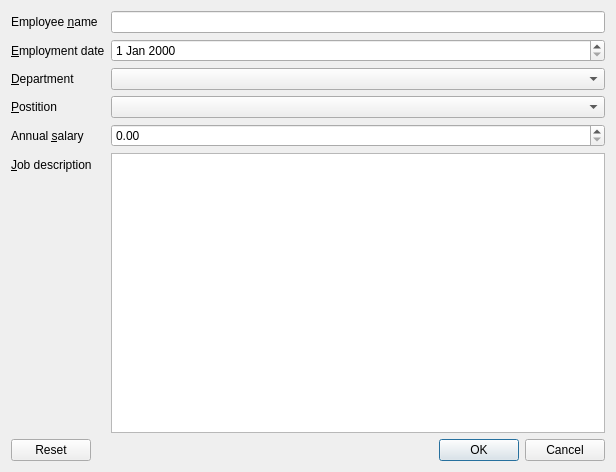
<?xml version="1.0" encoding="UTF-8"?>
<ui version="4.0">
 <class>Dialog</class>
 <widget class="QDialog" name="Dialog">
  <property name="geometry">
   <rect>
    <x>0</x>
    <y>0</y>
    <width>616</width>
    <height>472</height>
   </rect>
  </property>
  <property name="windowTitle">
   <string>Dialog</string>
  </property>
  <layout class="QVBoxLayout" name="verticalLayout">
   <item>
    <layout class="QFormLayout" name="formLayout">
     <item row="0" column="0">
      <widget class="QLabel" name="label">
       <property name="text">
        <string>Employee &amp;name</string>
       </property>
       <property name="buddy">
        <cstring>lineEdit</cstring>
       </property>
      </widget>
     </item>
     <item row="0" column="1">
      <widget class="QLineEdit" name="lineEdit"/>
     </item>
     <item row="1" column="0">
      <widget class="QLabel" name="label_2">
       <property name="text">
        <string>&amp;Employment date</string>
       </property>
       <property name="buddy">
        <cstring>dateEdit</cstring>
       </property>
      </widget>
     </item>
     <item row="1" column="1">
      <widget class="QDateEdit" name="dateEdit"/>
     </item>
     <item row="2" column="0">
      <widget class="QLabel" name="label_3">
       <property name="text">
        <string>&amp;Department</string>
       </property>
       <property name="buddy">
        <cstring>comboBox</cstring>
       </property>
      </widget>
     </item>
     <item row="2" column="1">
      <widget class="QComboBox" name="comboBox"/>
     </item>
     <item row="3" column="0">
      <widget class="QLabel" name="label_4">
       <property name="text">
        <string>&amp;Postition</string>
       </property>
       <property name="buddy">
        <cstring>comboBox_2</cstring>
       </property>
      </widget>
     </item>
     <item row="3" column="1">
      <widget class="QComboBox" name="comboBox_2"/>
     </item>
     <item row="4" column="0">
      <widget class="QLabel" name="label_5">
       <property name="text">
        <string>Annual &amp;salary</string>
       </property>
       <property name="buddy">
        <cstring>doubleSpinBox</cstring>
       </property>
      </widget>
     </item>
     <item row="4" column="1">
      <widget class="QDoubleSpinBox" name="doubleSpinBox"/>
     </item>
     <item row="5" column="0">
      <widget class="QLabel" name="label_6">
       <property name="text">
        <string>&amp;Job description</string>
       </property>
       <property name="buddy">
        <cstring>textEdit</cstring>
       </property>
      </widget>
     </item>
     <item row="5" column="1">
      <widget class="QTextEdit" name="textEdit"/>
     </item>
    </layout>
   </item>
   <item>
    <widget class="QDialogButtonBox" name="buttonBox">
     <property name="orientation">
      <enum>Qt::Horizontal</enum>
     </property>
     <property name="standardButtons">
      <set>QDialogButtonBox::Cancel|QDialogButtonBox::Ok|QDialogButtonBox::Reset</set>
     </property>
    </widget>
   </item>
  </layout>
 </widget>
 <tabstops>
  <tabstop>lineEdit</tabstop>
  <tabstop>dateEdit</tabstop>
  <tabstop>comboBox</tabstop>
  <tabstop>comboBox_2</tabstop>
  <tabstop>doubleSpinBox</tabstop>
  <tabstop>textEdit</tabstop>
 </tabstops>
 <resources/>
 <connections>
  <connection>
   <sender>buttonBox</sender>
   <signal>accepted()</signal>
   <receiver>Dialog</receiver>
   <slot>accept()</slot>
   <hints>
    <hint type="sourcelabel">
     <x>227</x>
     <y>453</y>
    </hint>
    <hint type="destinationlabel">
     <x>157</x>
     <y>274</y>
    </hint>
   </hints>
  </connection>
  <connection>
   <sender>buttonBox</sender>
   <signal>rejected()</signal>
   <receiver>Dialog</receiver>
   <slot>reject()</slot>
   <hints>
    <hint type="sourcelabel">
     <x>295</x>
     <y>459</y>
    </hint>
    <hint type="destinationlabel">
     <x>286</x>
     <y>274</y>
    </hint>
   </hints>
  </connection>
  <connection>
   <sender>buttonBox</sender>
   <signal>clicked(QAbstractButton*)</signal>
   <receiver>lineEdit</receiver>
   <slot>clear()</slot>
   <hints>
    <hint type="sourcelabel">
     <x>49</x>
     <y>450</y>
    </hint>
    <hint type="destinationlabel">
     <x>116</x>
     <y>19</y>
    </hint>
   </hints>
  </connection>
  <connection>
   <sender>buttonBox</sender>
   <signal>clicked(QAbstractButton*)</signal>
   <receiver>dateEdit</receiver>
   <slot>clear()</slot>
   <hints>
    <hint type="sourcelabel">
     <x>29</x>
     <y>448</y>
    </hint>
    <hint type="destinationlabel">
     <x>114</x>
     <y>49</y>
    </hint>
   </hints>
  </connection>
  <connection>
   <sender>buttonBox</sender>
   <signal>clicked(QAbstractButton*)</signal>
   <receiver>comboBox</receiver>
   <slot>clear()</slot>
   <hints>
    <hint type="sourcelabel">
     <x>60</x>
     <y>444</y>
    </hint>
    <hint type="destinationlabel">
     <x>126</x>
     <y>80</y>
    </hint>
   </hints>
  </connection>
  <connection>
   <sender>buttonBox</sender>
   <signal>clicked(QAbstractButton*)</signal>
   <receiver>comboBox_2</receiver>
   <slot>clear()</slot>
   <hints>
    <hint type="sourcelabel">
     <x>65</x>
     <y>448</y>
    </hint>
    <hint type="destinationlabel">
     <x>118</x>
     <y>105</y>
    </hint>
   </hints>
  </connection>
  <connection>
   <sender>buttonBox</sender>
   <signal>clicked(QAbstractButton*)</signal>
   <receiver>doubleSpinBox</receiver>
   <slot>clear()</slot>
   <hints>
    <hint type="sourcelabel">
     <x>17</x>
     <y>439</y>
    </hint>
    <hint type="destinationlabel">
     <x>110</x>
     <y>134</y>
    </hint>
   </hints>
  </connection>
  <connection>
   <sender>buttonBox</sender>
   <signal>clicked(QAbstractButton*)</signal>
   <receiver>textEdit</receiver>
   <slot>clear()</slot>
   <hints>
    <hint type="sourcelabel">
     <x>77</x>
     <y>446</y>
    </hint>
    <hint type="destinationlabel">
     <x>115</x>
     <y>216</y>
    </hint>
   </hints>
  </connection>
 </connections>
</ui>
